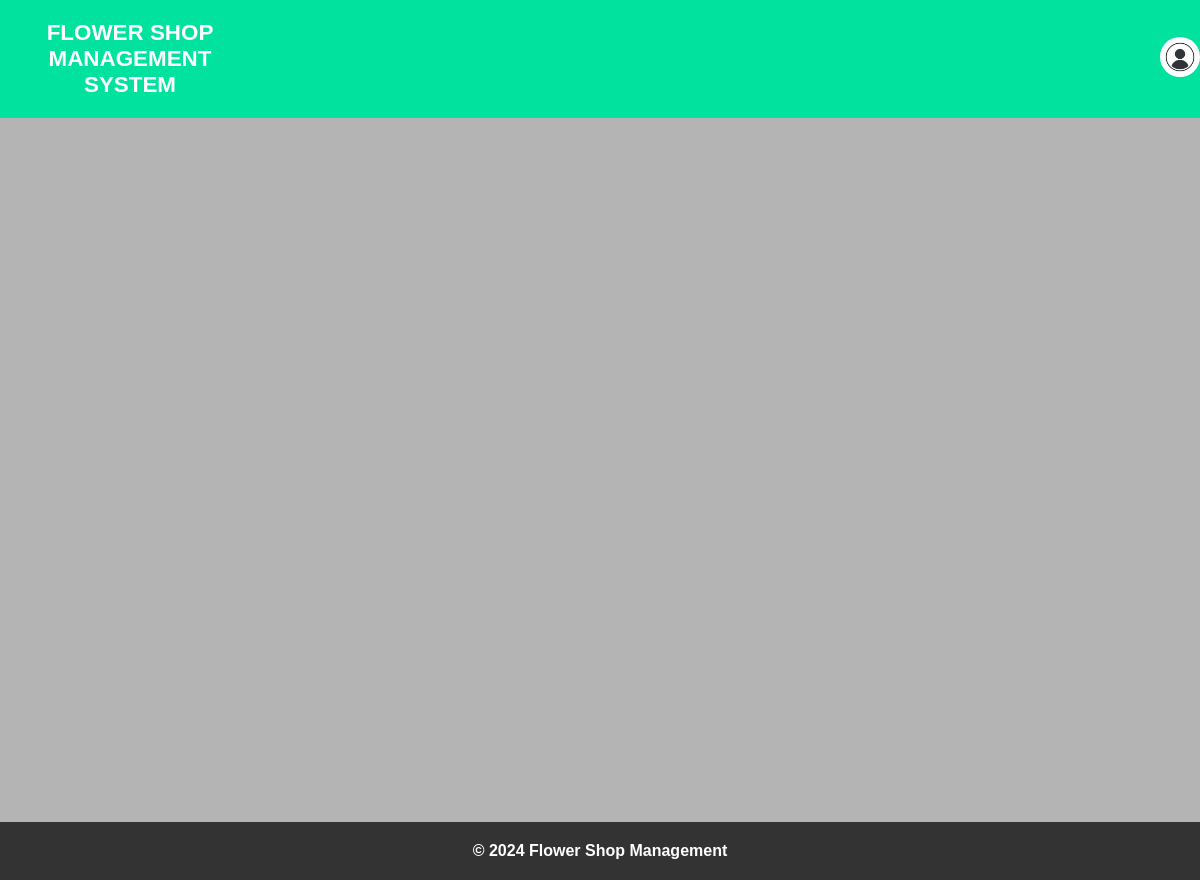
Before: /order_management.php (signed in) with the older database file.
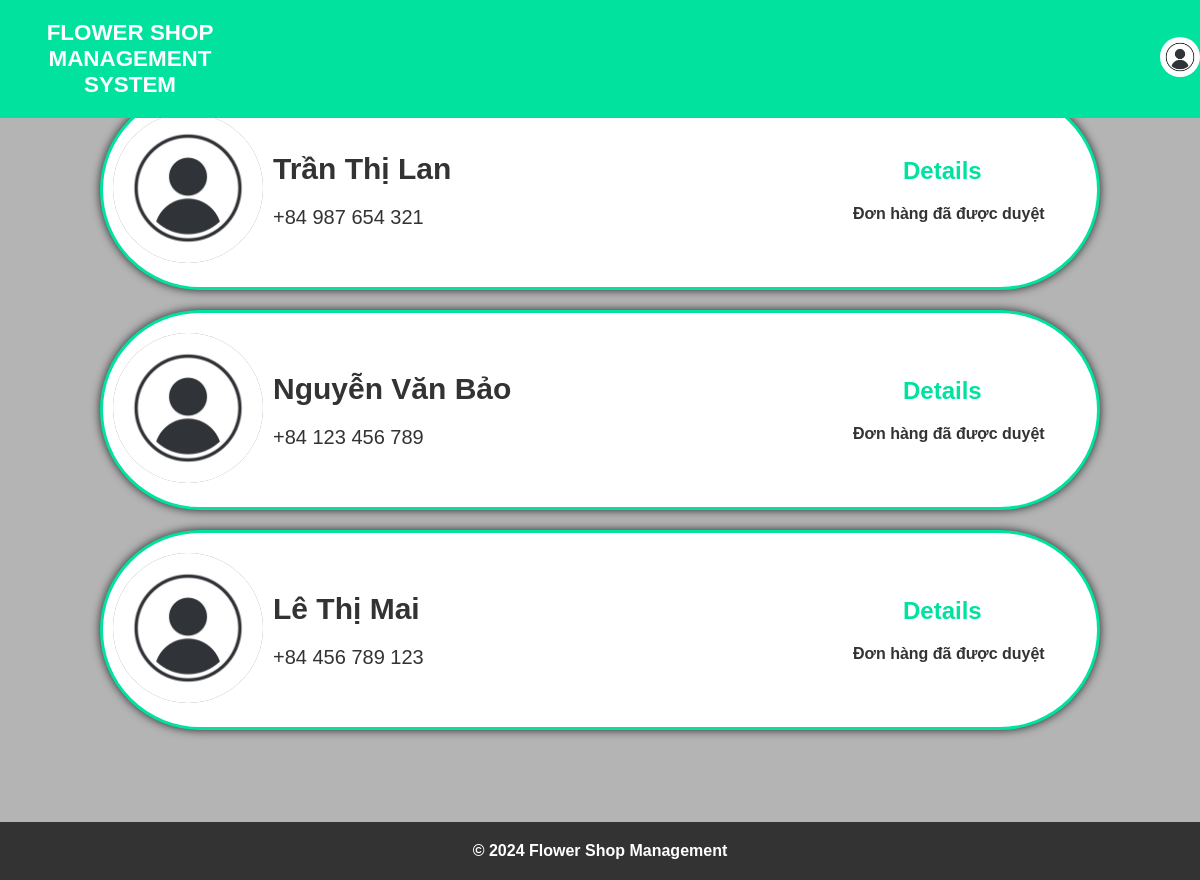
After: the same page with the newer database file.
### tables this page shows
CREATE TABLE `orders` (
  `id` int(11) NOT NULL,
  `status` int(11) NOT NULL,
  `customer_id` int(11) NOT NULL,
  `order_list` varchar(255) NOT NULL
);

CREATE TABLE `customer` (
  `ID` int(11) NOT NULL,
  `name` varchar(50) NOT NULL,
  `num_phone` varchar(30) NOT NULL,
  `address` varchar(255) NOT NULL
);

### server/order_connection.php (called while the page is built, shortened)
<?php
function connection()
{
    $server = 'localhost';
    $user = 'root';
    $password = '';
    $databasename = 'flower_management';
    $conn = new mysqli($server, $user, $password, $databasename);
    return $conn;
}
function load_order()
{
    $conn = connection();
    $sql = "SELECT * FROM orders, customer WHERE orders.customer_id = customer.ID";
    $result = $conn -> query($sql);
    $data = array();
    for($i = 0; $i < $result -> num_rows; $i ++)
    {
        $row = $result -> fetch_assoc();
        $data[] = $row;
    }
    return array('code' => 0, 'data' => $data);
}
?>

### order_management.php (the view, shortened to what this page needs)
<?php
    require_once('./server/order_connection.php');
    $data = load_order()['data'];
        ?>
<!DOCTYPE html>
<html lang="en">
    <head>
        <link rel="stylesheet" href="./css/style_order.css">
    </head>
    <body>
        <?php
            include "./component/header.php"
        ?>
        <form action="server/order_process.php" method="POST">
            <div class = "section_container">
                <?php
                    for($i = 0; $i < sizeof($data); $i ++)
                    {
                        if($data[$i]['status'] == 0)
                        {
                        ?>
                            <div class="panel">
                                <div>
                                    <img class="ava" src="./component/avatar.jpg" alt="image">
                                </div>
                                <div>
                                    <div class="name"><?= $data[$i]['name'] ?></div>
                                    <div class="phone"><?= $data[$i]['num_phone'] ?></div>
                                </div>
                                <div class ="linkandbutton">
                                    <a class="details" href="order_details.php?id=<?= $data[$i]['id'] ?>">Details</a>
                                    <div class="button-container">
                                        <button type="submit" name="accept" value="<?= $data[$i]['id'] ?>" class="accept">Accept</button>
                                        <button type="submit" name="decline" value="<?= $data[$i]['id'] ?>" class="decline">Decline</button>
                                    </div>
                                </div>
                            </div>
                        <?php
                        }
                        elseif($data[$i]['status'] == 1)
                        {
                        ?>
                            <div class="panel">
                                    <div>
                                        <img class="ava" src="./component/avatar.jpg" alt="image">
                                    </div>
                                    <div>
                                        <div class="name"><?= $data[$i]['name'] ?></div>
                                        <div class="phone"><?= $data[$i]['num_phone'] ?></div>
                                    </div>
                                    <div class ="linkandbutton">
                                        <a class="details" href="order_details.php?id=<?= $data[$i]['id'] ?>">Details</a>
                                        <div class="button-container">
                                            <p>Đơn hàng đã được duyệt</p>
                                        </div>
                                    </div>
                            </div>
                        <?php
                        }
                    }
                ?>
            </div>
        </form>
        <?php
            include "./component/footer.php"
        ?>
    </body>
</html>

### component/header.php
<link rel="stylesheet" href="./css/style_index.css">
<header>
    <div class="container_title">
        <h1 class="header_title">
            <a href="index.php">Flower Shop Management System</a>
        </h1>
    </div>
    <?php
        if(isset($_SESSION['ID']))
        {
            ?>
                <div class="avatar_container">
                    <a href="logout.php">
                        <img class="avatar" src="./component/avatar.jpg" alt="">
                    </a>
                </div>
            <?php
        }
    ?>
</header>

### component/footer.php
<footer>
        <p>&copy; 2024 Flower Shop Management</p>
</footer>

### css/style_order.css (style rules this page uses)
* { margin: 0; padding: 0; box-sizing: border-box; }
:root { --main-color: #01e29f; --hover-color: rgba(1, 1, 1, 0); --body-color: rgb(30,30,30); --container-color: #2d2e37; --text-color: #ffffff; }
body { font-family: Arial, sans-serif; background-color: #b4b4b4; color: #333; }
.section_container { margin: 5rem 0 0 0; }
html, body { height: 100%; margin: 0; padding: 0; }
.section_container { display: flex; flex-direction: column; align-items: center; justify-content: center; height: 100%; }
.panel { width: 1000px; height: 200px; border: 3px solid #01e29f; border-radius : 100px; margin: 10px; display: flex; align-items: center; padding: 10px; background-color : white; box-shadow: 0 0 10px rgba(0,0,0,0.8) }
.ava { width: 150px; height: 150px; border-radius: 50%; background-color: gray; margin-right: 10px; }
.name { width: 15rem; font-weight: bold; font-size: 30px; }
.phone { font-size : 20px; margin-top : 20px; }
.linkandbutton { margin-left : 340px; }
.details { text-decoration: none; font-size :x-large; padding : 50px; color : #01e29f; font-weight : bolder; }
.button-container { display: flex; justify-content: space-between; margin-top :20px; }
p { font-weight : bolder; size: 2rem; }

### css/style_index.css (style rules this page uses)
* { margin: 0; padding: 0; box-sizing: border-box; }
:root { --main-color: #01e29f; --hover-color: rgba(1, 1, 1, 0); --body-color: rgb(30,30,30); --container-color: #2d2e37; --text-color: #ffffff; }
a { text-decoration: none; color: inherit; }
body { font-family: Arial, sans-serif; background-color: #b4b4b4; color: #333; }
header { background-color: var(--main-color); padding: 20px 0; position: fixed; top: 0; left: 0; width: 100%; z-index: 100; display: flex; align-items: center; justify-content: center; padding: 20px 0; }
.container_title { text-align: center; padding: 0; margin: 0 900px 0 0; }
.header_title { font-size: 1.4rem; color: var(--text-color); font-weight: 600; text-transform: uppercase; margin: 0 auto 0 0; display: flex; }
.avatar { width: 40px; height: 40px; border-radius: 50%; object-fit: cover; object-position: center; }
.section_container { margin: 5rem 0 0 0; }
footer { text-align: center; background-color: #333; padding: 10px 0; background-color: #333; color: #fff; padding: 20px 0; position: fixed; bottom: 0; left: 0; width: 100%; z-index: 100; }

Changed rows visible on the page:
added orders: status 1 (drawn), customer.name "Trần Thị Lan", customer.num_phone "+84 987 654 321"
added orders: status 1 (drawn), customer.name "Nguyễn Văn Bảo", customer.num_phone "+84 123 456 789"
added orders: status 1 (drawn), customer.name "Lê Thị Mai", customer.num_phone "+84 456 789 123"
